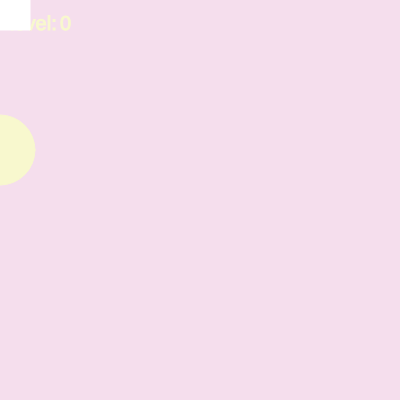
Frame 1 (no input)
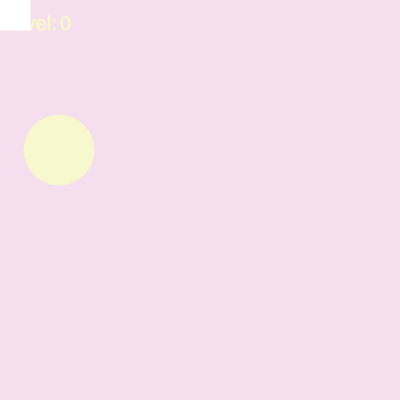
Frame 60 (no input)
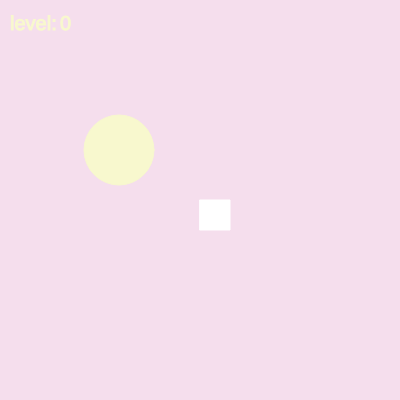
Frame 120 (the mouse pressed at the canvas centre since frame 60)

The p5.js sketch that drew these frames (run headless with seeded random() and noise() and a simulated clock; from frame 60 on, the mouse is pressed at the canvas centre):

// p5.js sketch
// ── sketch.js
let x = 0;
let y = 150;
let size = 70;
let size2 = 30;
let score = 0;
let speed = 1;


function setup() {
  createCanvas(400, 400);
}

function draw() {
  background(245, 222, 237);  


  stroke(248, 248, 206);
  fill(248, 248, 206);
  circle(x, y, size);
  x = x % width;
  x+=speed;

  textSize(20);
  text(score, 60, 30);
  text("level:", 10, 30);

  stroke(255, 255, 255);
  fill(255, 255, 255);
  square(mouseX, mouseY, size2);

  if (score>=5){
    speed = 0
    textSize(50);
    text("you win!", 100, 200);
  }
}

function mouseClicked(){
  let distance = dist(x, y, mouseX, mouseY);
   if (distance<=size/2){
    score++;
    speed++;
   }
}
